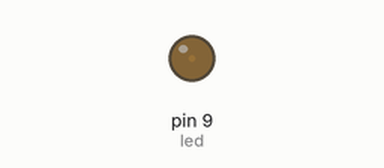
Simulated run of this sketch. Board: Arduino Uno, built with avr-gcc and run on an emulated ATmega328P. Shown: output pins drawn as LEDs (lit = HIGH).

Above: at 0.05 s.
At 0.95 s:
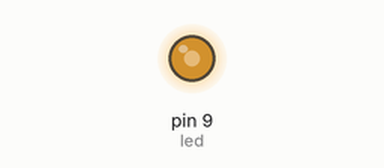
At 1.4 s:
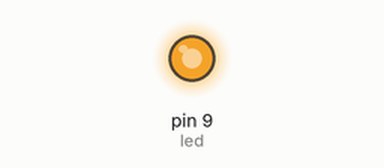
At 2.75 s:
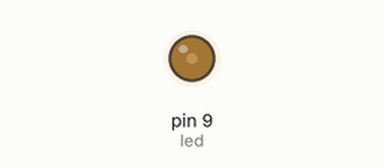
Timing chart, 0 to 7.2 s (numbered marks = the images above):
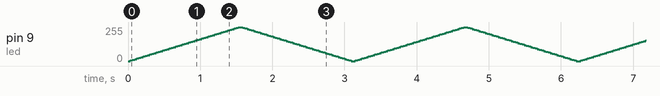

The sketch:

fade.ino
```cpp
int led = 9;


void setup() {
  // put your setup code here, to run once:
}

void loop() {

  // put your main code here, to run repeatedly:

for(int fade =0;fade<= 255;fade+=5){

analogWrite(led,fade);
delay(30);
}
for(int fade=255;fade>=0;fade-=5){
  analogWrite(led,fade);
delay(30);
}}
```
